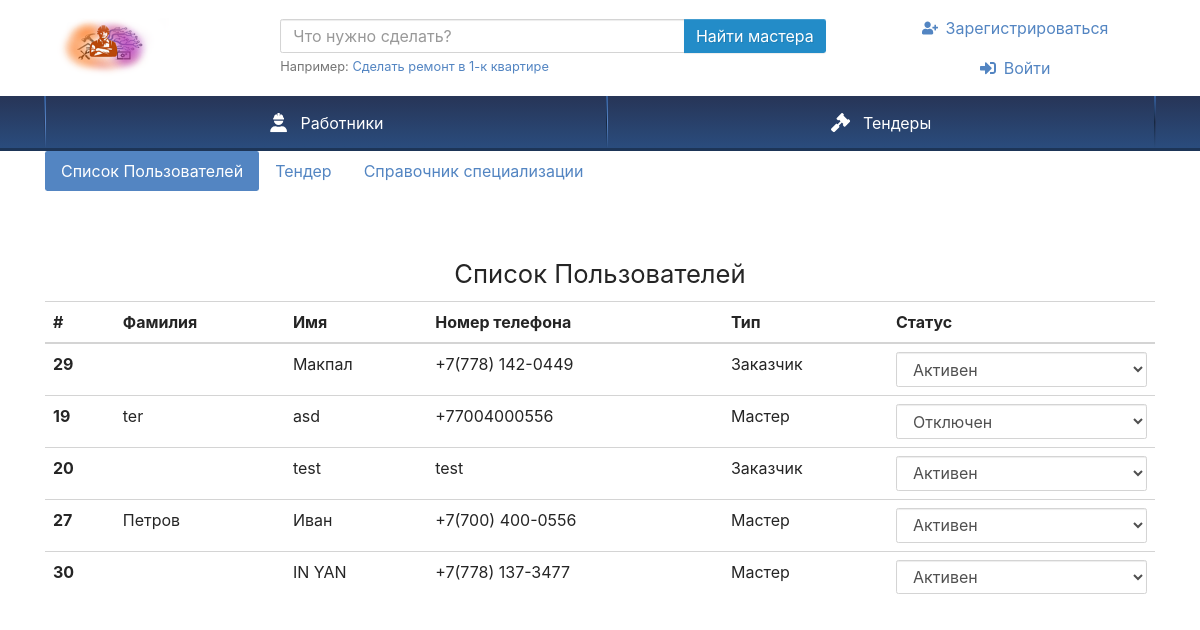
The app's page /admin.php, older data.
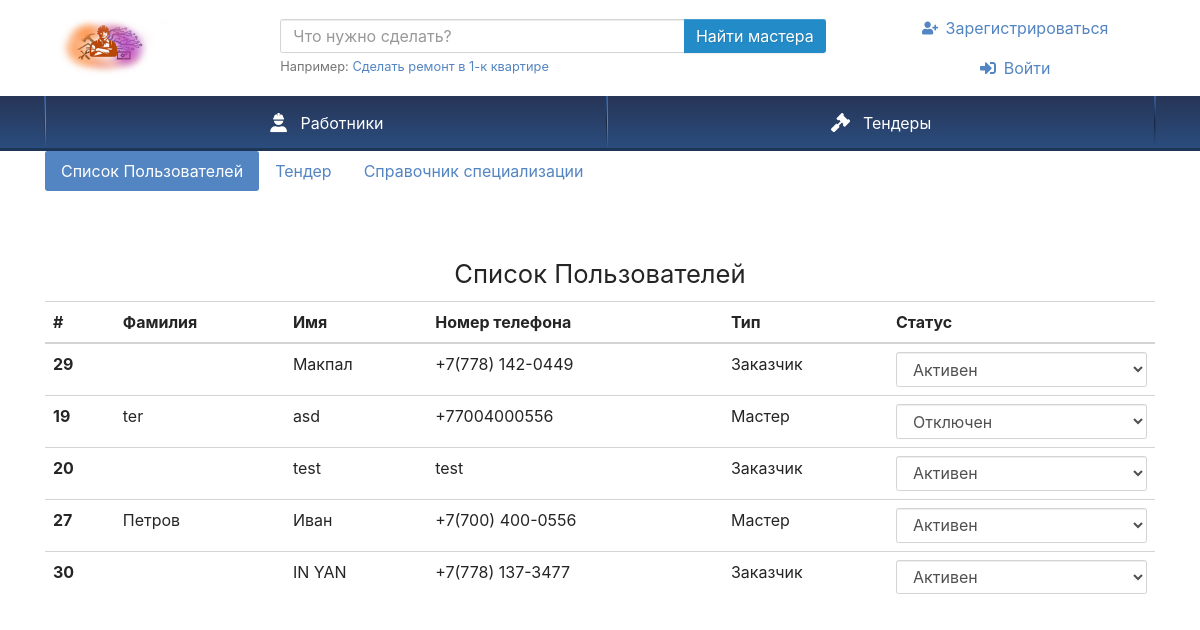
The same page, newer data.
### tables this page shows
CREATE TABLE `users` (
  `ID` int(11) NOT NULL,
  `NAME` varchar(255) NOT NULL,
  `LASTNAME` varchar(255) NOT NULL,
  `PHONE` varchar(255) NOT NULL,
  `TYPE` int(11) NOT NULL,
  `PASSWORD` varchar(255) NOT NULL,
  `STATUS` int(11) NOT NULL,
  `LOCATION` int(11) NOT NULL,
  `ABOUT` mediumtext NOT NULL,
  `AVATAR` varchar(100) NOT NULL,
  `POST_DATE` date DEFAULT NULL
);

### admin.php (the view, shortened to what this page needs)
<?php require_once 'Theme/blocks/header.php';
require 'conn.php';
$query = "SELECT * FROM `users`";
$result = mysqli_query($link, $query) or die("Ошибка " . mysqli_error($link));
$rows = mysqli_fetch_all($result, MYSQLI_ASSOC);
?>
<div class="container ">
<ul class="nav nav-pills mb-3" id="pills-tab" role="tablist">
  <li class="nav-item" role="presentation">
    <a class="nav-link active" id="pills-home-tab" data-toggle="pill" href="#pills-home" role="tab" aria-controls="pills-home" aria-selected="true">Список Пользователей</a>
  </li>
  <li class="nav-item" role="presentation">
    <a class="nav-link" id="pills-profile-tab" data-toggle="pill" href="#pills-profile" role="tab" aria-controls="pills-profile" aria-selected="false">Тендер</a>
  </li>
  <li class="nav-item" role="presentation">
    <a class="nav-link" id="pills-contact-tab" data-toggle="pill" href="#pills-contact" role="tab" aria-controls="pills-contact" aria-selected="false">Справочник специализации</a>
  </li>
</ul>
        <div class="tab-content" id="pills-tabContent">
            <div class="tab-pane fade show active" id="pills-home" role="tabpanel" aria-labelledby="pills-home-tab">
            <div class="row pt-5">
    <div class="col-12 ">
    <h1 style="text-align:center">Список Пользователей </h1>
    <table class="table">
  <thead>
    <tr>
      <th scope="col">#</th>
      <th scope="col">Фамилия</th>
      <th scope="col">Имя</th>
      <th scope="col">Номер телефона</th>
      <th scope="col">Тип</th>
      <th scope="col">Статус</th>
    </tr>
  </thead>
  <tbody>
  <?php foreach($rows as $row) { ?>
    <tr>
      <th scope="row"><input type="hidden" id="uss" value="<?php echo $row['ID']; ?>" /><?php echo $row['ID']; ?></th>
      <td><?php echo $row['LASTNAME']; ?></td>
      <td><?php echo $row['NAME']; ?></td>
      <td><?php echo $row['PHONE']; ?></td>
      <td ><?php if($row['TYPE'] == 1) { $txt = 'Заказчик';} else { $txt = 'Мастер';} echo $txt; ?></td>
      <td>
      <select data-id="<?php echo $row['ID']; ?>" id="user_state" class="form-control edit_data">
        <option  value="<?php echo $row['STATUS']; ?>"><?php if($row['STATUS'] == 1) {$text = 'Активен'; $tst = 'Отключен'; $tvt = 0; } else {$text = 'Отключен'; $tst = 'Активен'; $tvt = 1;} echo $text; ?></option>
      </td>
    </tr>
  <?php } ?>
       </tbody>
     </table>
     </div>
  </div>
  </div>
</div>
                                    <?php require 'conn.php';
                                    $query = "SELECT * FROM `speciality`";
                                    $result = mysqli_query($link, $query) or die("Ошибка " . mysqli_error($link));
                                    $rows = mysqli_fetch_all($result, MYSQLI_ASSOC);
                                    print_r($rows);
                                    ?>
</div>
<?php require_once 'Theme/blocks/footer.php'; ?>

Row changes from the older to the newer data that the page shows:
changed users "IN YAN": TYPE "Мастер" → "Заказчик"
